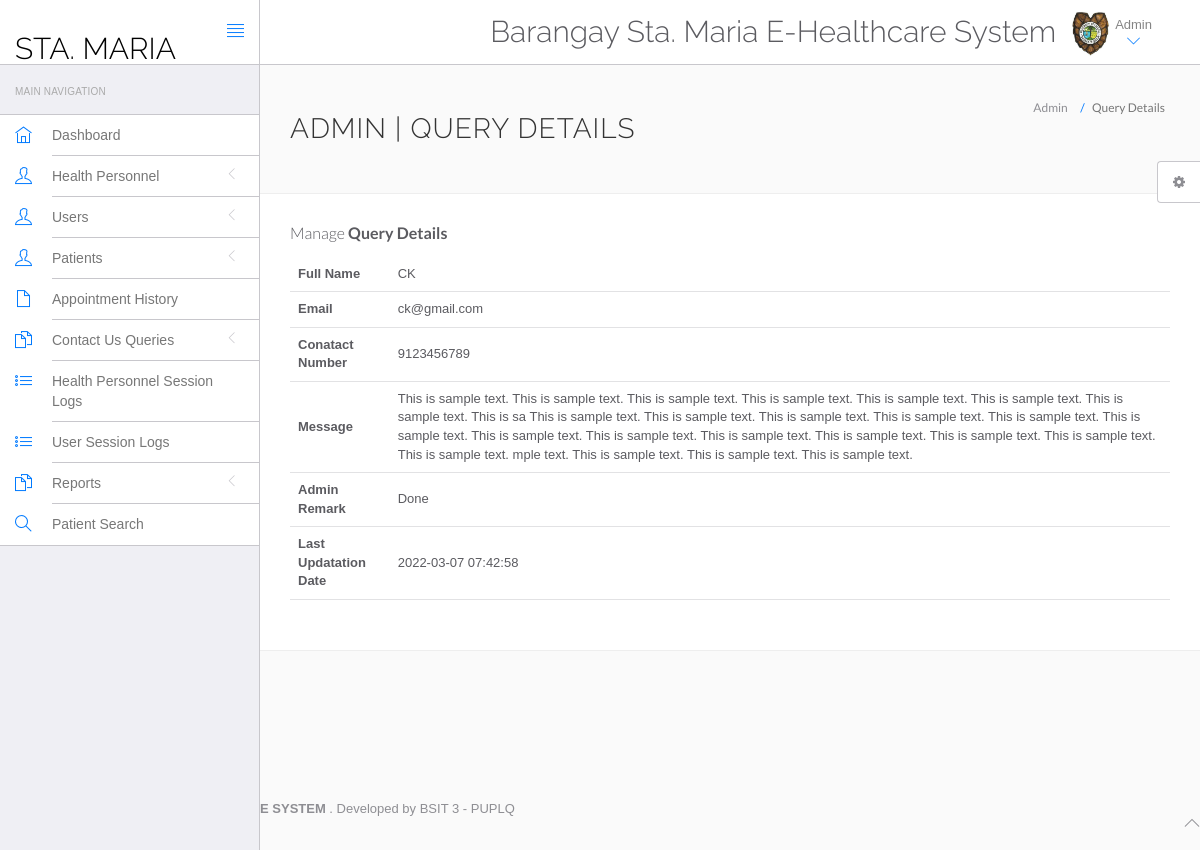
Page /hospital/hms/admin/query-details.php?id=5 (signed in) on the committed database.
### tables this page shows
CREATE TABLE `tblcontactus` (
  `id` int(11) NOT NULL,
  `fullname` varchar(255) DEFAULT NULL,
  `email` varchar(255) DEFAULT NULL,
  `contactno` bigint(12) DEFAULT NULL,
  `message` mediumtext DEFAULT NULL,
  `PostingDate` timestamp NULL DEFAULT current_timestamp(),
  `AdminRemark` mediumtext DEFAULT NULL,
  `LastupdationDate` timestamp NULL DEFAULT NULL ON UPDATE current_timestamp(),
  `IsRead` int(11) DEFAULT NULL
);

### hospital/hms/admin/query-details.php (the view, shortened to what this page needs)
<?php
include('include/config.php');
?>
<!DOCTYPE html>
<html lang="en">
	<head>
		<link rel="stylesheet" href="vendor/bootstrap/css/bootstrap.min.css">
		<link rel="stylesheet" href="vendor/fontawesome/css/font-awesome.min.css">
		<link rel="stylesheet" href="vendor/themify-icons/themify-icons.min.css">
		<link href="vendor/animate.css/animate.min.css" rel="stylesheet" media="screen">
		<link href="vendor/perfect-scrollbar/perfect-scrollbar.min.css" rel="stylesheet" media="screen">
		<link href="vendor/switchery/switchery.min.css" rel="stylesheet" media="screen">
		<link href="vendor/bootstrap-touchspin/jquery.bootstrap-touchspin.min.css" rel="stylesheet" media="screen">
		<link href="vendor/select2/select2.min.css" rel="stylesheet" media="screen">
		<link href="vendor/bootstrap-datepicker/bootstrap-datepicker3.standalone.min.css" rel="stylesheet" media="screen">
		<link href="vendor/bootstrap-timepicker/bootstrap-timepicker.min.css" rel="stylesheet" media="screen">
		<link rel="stylesheet" href="assets/css/styles.css">
		<link rel="stylesheet" href="assets/css/plugins.css">
		<link rel="stylesheet" href="assets/css/themes/theme-1.css" id="skin_color" />
	</head>
	<body>
		<div id="app">
<?php include('include/sidebar.php');?>
			<div class="app-content">
						<?php include('include/header.php');?>
				<div class="main-content" >
					<div class="wrap-content container" id="container">
						<section id="page-title">
							<div class="row">
								<div class="col-sm-8">
									<h1 class="mainTitle">Admin | Query Details</h1>
																	</div>
								<ol class="breadcrumb">
									<li>
										<span>Admin</span>
									</li>
									<li class="active">
										<span>Query Details</span>
									</li>
								</ol>
							</div>
						</section>
						<div class="container-fluid container-fullw bg-white">
									<div class="row">
								<div class="col-md-12">
									<h5 class="over-title margin-bottom-15">Manage <span class="text-bold">Query Details</span></h5>
									<table class="table table-hover" id="sample-table-1">
										<tbody>
<?php
$qid=intval($_GET['id']);
$sql=mysqli_query($con,"select * from tblcontactus where id='$qid'");
while($row=mysqli_fetch_array($sql))
{
?>
											<tr>
												<th>Full Name</th>
												<td><?php echo $row['fullname'];?></td>
											</tr>
											<tr>
												<th>Email</th>
												<td><?php echo $row['email'];?></td>
											</tr>
											<tr>
												<th>Conatact Number</th>
												<td><?php echo $row['contactno'];?></td>
											</tr>
											<tr>
												<th>Message</th>
												<td><?php echo $row['message'];?></td>
												</tr>
<?php if($row['AdminRemark']==""){?>
<form name="query" method="post">
	<tr>
												<th>Admin Remark</th>
												<td><textarea name="adminremark" class="form-control" required="true"></textarea></td>
												</tr>
												<tr>
													<td>&nbsp;</td>
													<td>
														<button type="submit" class="btn btn-primary pull-left" name="update">
		Update <i class="fa fa-arrow-circle-right"></i>
								</button>
													</td>
												</tr>
</form>
													<?php } else {?>
	<tr>
												<th>Admin Remark</th>
												<td><?php echo $row['AdminRemark'];?></td>
												</tr>
<tr>
												<th>Last Updatation Date</th>
												<td><?php echo $row['LastupdationDate'];?></td>
												</tr>
											<?php
											 }} ?>
										</tbody>
									</table>
								</div>
							</div>
								</div>
							</div>
						</div>
					</div>
				</div>
	<?php include('include/footer.php');?>
	<?php include('include/setting.php');?>
	</body>
</html>

### hospital/hms/admin/assets/css/themes/theme-1.css (style rules this page uses)
body { background: #FAFAFA; }

### rows in the picture
tblcontactus: fullname "CK", email "ck@gmail.com", contactno "9123456789", message "This is sample text. This is sample text. This is sample text. This is sample text. This is sample text. This is sample text. This is sample text. This is sa This is sample text. This is sample text. This is sample text. This is sample text. This is sample text. This is sample text. This is sample text. This is sample text. This is sample text. This is sample text. This is sample text. This is sample text. This is sample text. mple text. This is sample text. This is sample text. This is sample text.", AdminRemark "Done", LastupdationDate "2022-03-07 07:42:58"
